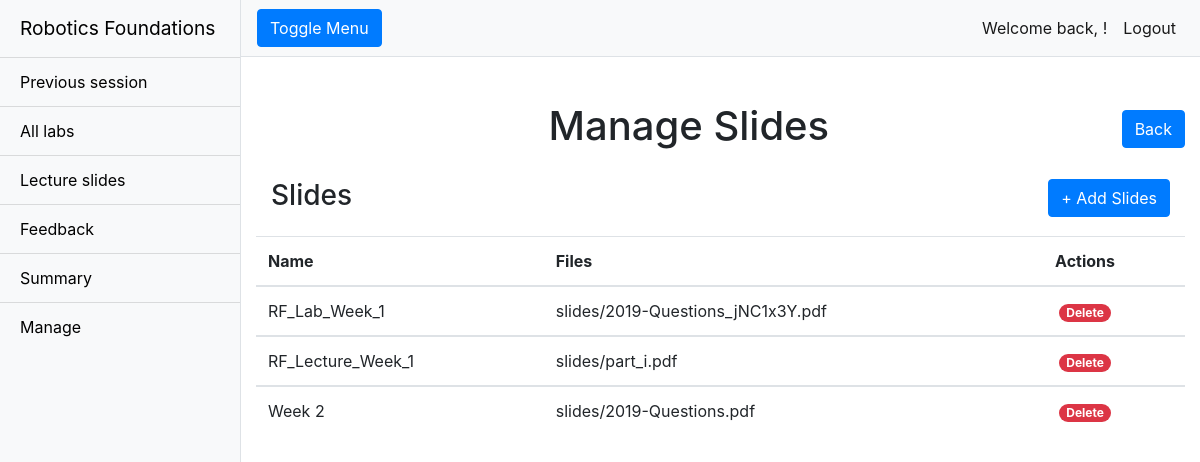
/rfwa/manage_slides/ (signed in), run on an earlier commit of the app's database.
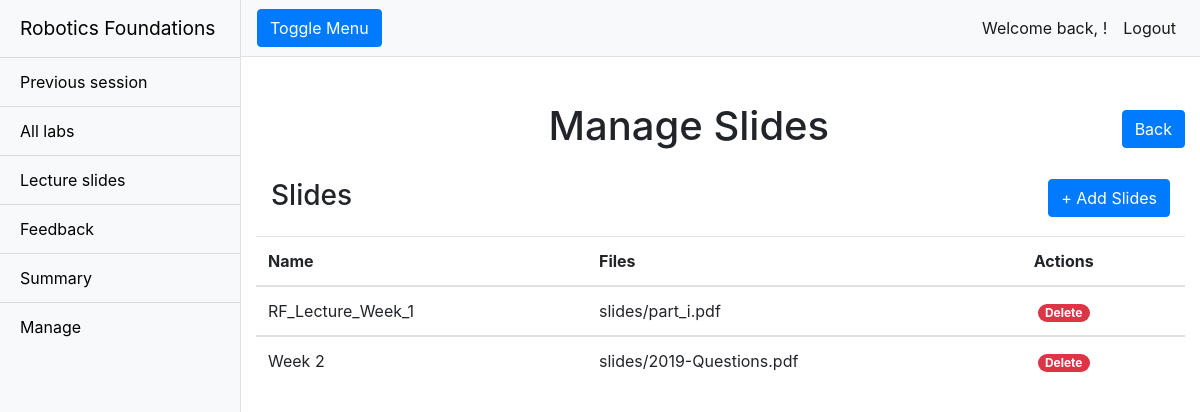
And on a later commit of the database.
### rfwa/models.py (models this page shows, shortened)
class Slide(models.Model):
    name = models.CharField(max_length = 128)
    lecture_Files = models.FileField(upload_to='slides/')
    slug = models.SlugField(primary_key = True, blank = True)

### rfwa/views.py (the view)
# urls.py: path("manage_slides/", views.manage_slides, name="manage_slides"),
def manage_slides(request):
    if request.user.is_superuser:
        slides = Slide.objects.order_by('name')
    return render(request, "rfwa/manage_slides.html", {'slides':slides})

### templates/rfwa/manage_slides.html (shortened to what this page needs)
{% extends "rfwa/base.html" %}
{% load static %}
{% block body_block %}
{% if user.is_superuser %}
<div class="container-fluid">
    <div class="row">
        <h1 class="col-12 text-center mt-4">Manage Slides <a class="rightside" href="/rfwa/managev2/"><button
                    type="button" class="btn btn-primary">Back</button></a></h1>
    </div>
    <div class="table-group">
        <div class="title-group">
            <h1 class="col-12 text-left table-header">Slides
                <a class="rightside" href="{% url 'add_slide'%}"><button type="button" class="btn btn-primary">+ Add
                        Slides</button></a>
            </h1>
        </div>
        <table class="table table-hover">
            {% if slides %}
            <thead>
                <tr>
                    <th scope="col">Name</th>
                    <th scope="col">Files</th>
                    <th scope="col">Actions</th>
                </tr>
            </thead>
            {% for slide in slides %}
            <tbody>
                <tr>
                    <td>{{slide.name}}</td>
                    <td>{{slide.lecture_Files}}</td>
                    <td><a class="btn-link text-white badge badge-danger badge-pill ml-1"
                            href="/rfwa/delete_slide/{{ slide.slug }}"
                            onclick="return confirm('Are you sure you wish to delete {{ slide.name }}?')">Delete</a>
                    </td>
                </tr>
            </tbody>
            {% endfor %}
            {% else %}
            <h3 class="text-center mt-3">There are no slides uploaded.</h3>
            {% endif %}
        </table>
    </div>
</div>
{% endif %}
{% endblock %}

What changed in the data, as far as the page shows it:
removed Slide: name "RF_Lab_Week_1", lecture_Files "slides/2019-Questions_jNC1x3Y.pdf"
